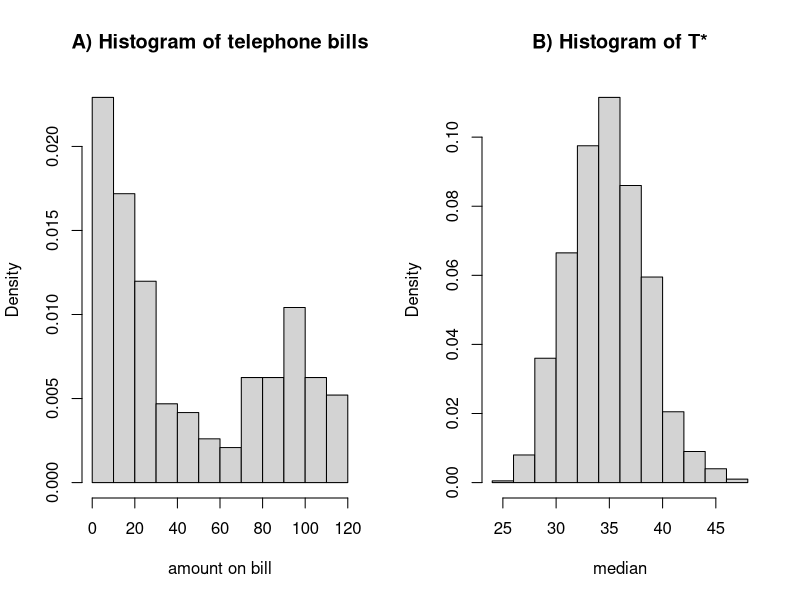
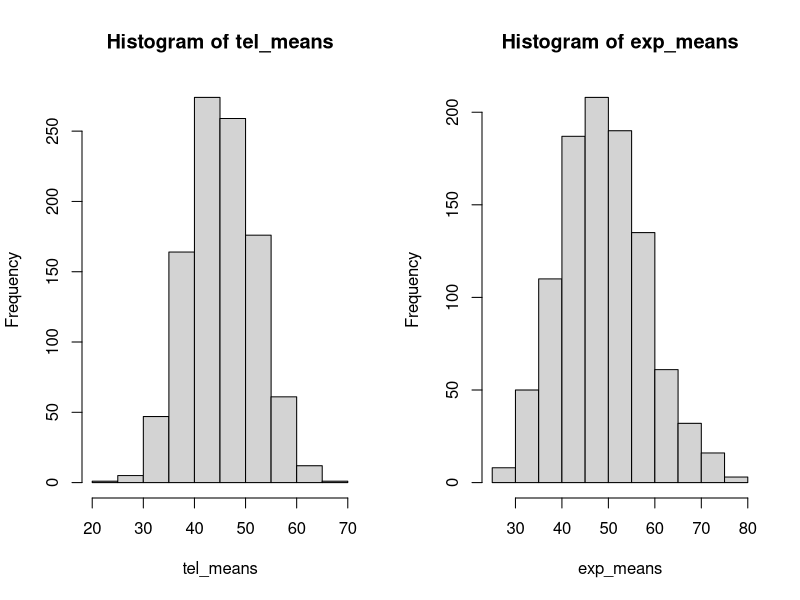
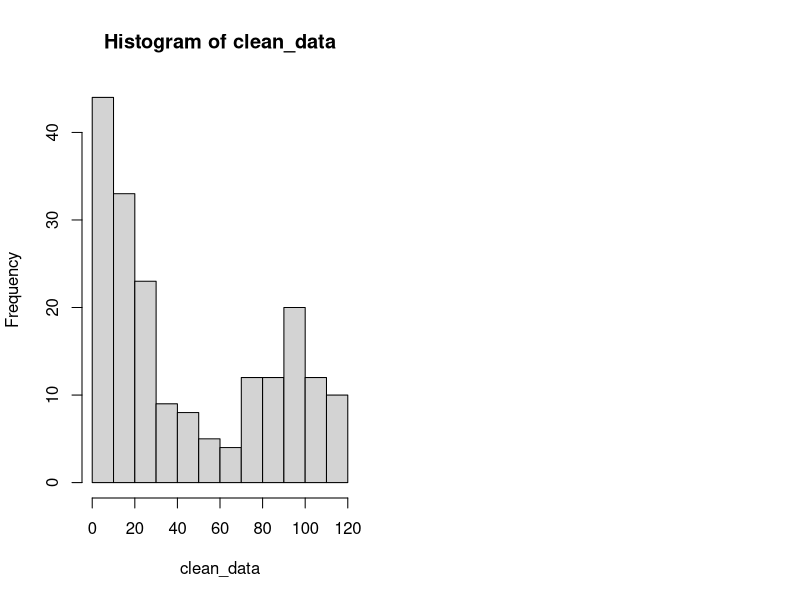
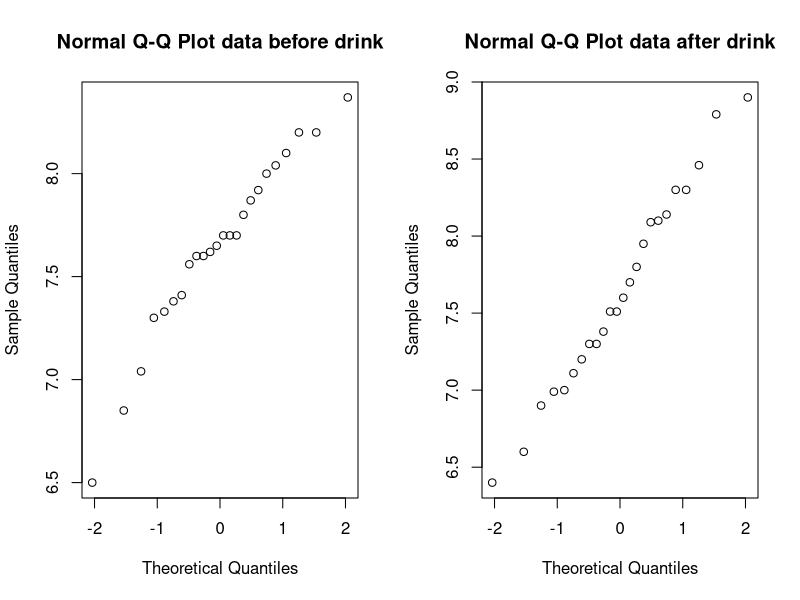
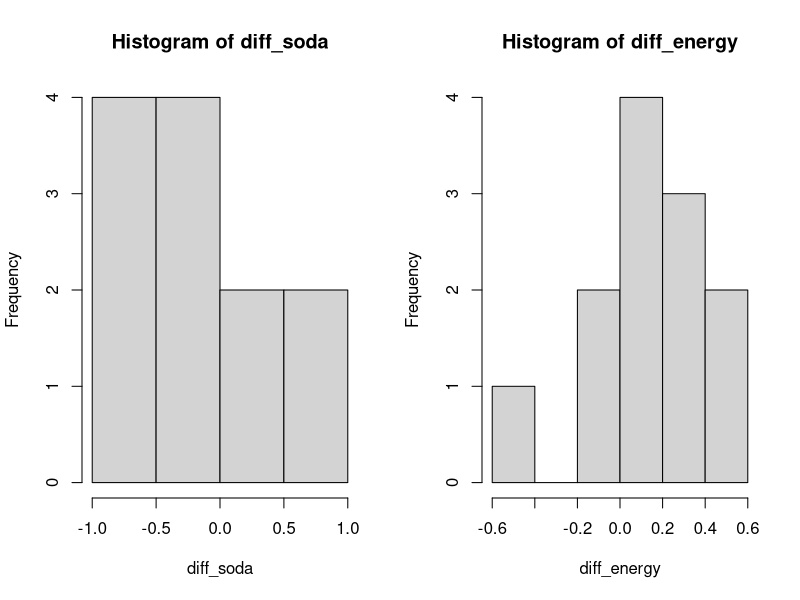
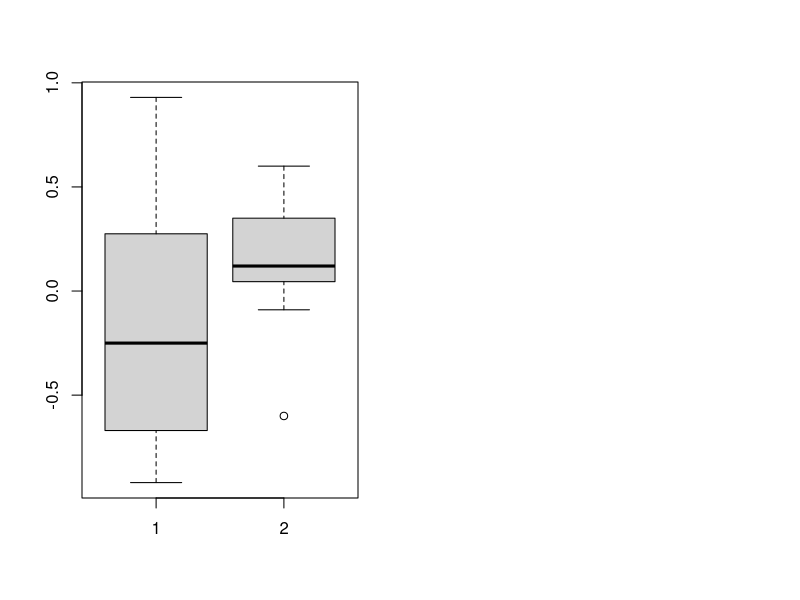

Reproduce these figures in R, in order.
# ASSIGNMENT 1 EXERCISE 3 #

# A

data = read.table(file = "telephone.txt", header=TRUE)
nonzero = apply(data, 1, function(row) all(row > 0))
clean_data = data[nonzero, ]
# 2 plots on 1 figure
par(mfrow=c(1,2))
hist(clean_data,prob=T, main="A) Histogram of telephone bills", xlab="amount on bill")

# B

# Median is test statistic
t = median(clean_data)
n = length(clean_data)
B = 1000
tstar = numeric(B)
# Lambda's ranging from 0.01, 0.02 ... up to 0.1
l = seq(0.01,0.1,by=0.01)

# Create a set of representative medians 
# for the exponential distribution
# with lambda varying between [0.01,0.1]
# and sample length equal to our data sample
for (i in 1:10) {
  for (j in 1:B) {
    xstar = rexp(n, l[i])  
    tstar[j] = median(xstar)
  }
  # Calculate the p-value
  pl=sum(tstar<t)/B
  pr=sum(tstar>t)/B
  p=2*min(pl,pr)
  # Print the p-value
  cat("p-value = ", p, "for lambda = ", l[i], "\n")
  if (p > 0.05){ # h0 is not rejected
    cat("H0 is not rejected with lambda = ", l[i], "\n")
    hist(tstar, prob = T, main = "B) Histogram of T*", xlab = "median")  
  }
}

#C

B = 1000
tstar = numeric(B)

for (i in 1:B){
  xstar = sample(clean_data, replace=TRUE)
  tstar[i] = median(xstar)
}

tstar25 = quantile(tstar,0.025)
tstar975 = quantile(tstar,0.975)
sum(tstar<tstar25)
c(2*t-tstar975,2*t-tstar25)

# D

# Assume this sample originate from an exponential distribution for an unknown lambda

# Use Central Limit Theorem for sample mean

B = 1000
sampleSize = 30
tel_means = numeric(B)
for (i in 1:B){
  sample = sample(clean_data, size = sampleSize)
  tel_means[i] = mean(sample)
}
t = median(tel_means)
#median tel_means  45.32217
hist(tel_means)

# Estimate lambda
#median exponential with lambda:
#0.1  10.44204
#0.05 20.12647
#0.04 24.57835
#0.03 32.43111
#0.02 48.11552
#0.01 101.3529
exp_means = numeric(n)
exp = rexp(1000, rate = 0.02)
for (i in 1:B){
  sample = sample(exp, size = sampleSize)
  exp_means[i] = mean(sample)
}
median(exp_means)
hist(exp_means)

#Therefore, we estimate lambda to be at rate 0.02.

# Construct 95% confidence interval for the population median

B = 1000
tstar = numeric(B)

for (i in 1:B){
  xstar = sample(tel_means, replace=TRUE)
  tstar[i] = median(xstar)
}

tstar25 = quantile(tstar,0.025)
tstar975 = quantile(tstar,0.975)
sum(tstar<tstar25)
c(2*t-tstar975,2*t-tstar25)
#97.5 % - 2.5 % 44.52959 45.32484 

# Comment on findings 

# E

#Using an appropriate test, 
#test the null hypothesis that the median bill is bigger or equal to 40 euro
#against the alternative that the median bill is smaller than 40 euro. 

# H 0            median bill >=  40 euro
# H alternative  median bill <   40 euro

hist(clean_data)
median(clean_data) #28.905
#Because the data originates from one sample and is not normally distributed,
#we perform a sign test.
x = sum(clean_data>=40)
n = length(clean_data)
binom.test(x,n,p=0.5)

#Next, design and perform a test
#to check whether the fraction of the bills less than 10 euro is at most 25%.



# ----------------------------------------------------------------------


# ASSIGNMENT 1 EXERCISE 4 #

# A

data = read.table(file = "run.txt", header=TRUE)

# Check for normality
par(mfrow=c(1,2))
qqnorm(data$before, main = "Normal Q-Q Plot data before drink")
qqnorm(data$after, main = "Normal Q-Q Plot data after drink")

# Pearson's correlation test
cor.test(data$before,data$after)

# B

# H0 : soda_before - soda_after = 0
soda = subset(data, drink=='lemo', select=c(before, after))
t.test(soda$before, soda$after, paired=TRUE)

# H0 energy_before - energy_after = 0
energy = subset(data, drink=='energy', select=c(before, after))
t.test(energy$before, energy$after, paired=TRUE)

# C 

n = nrow(soda)
diff_soda = numeric(n)
for (i in 1:n) {
  diff_soda[i] = soda$before[i] - soda$after[i]
}

m = nrow(energy)
diff_energy = numeric(m)
for (i in 1:m) {
  diff_energy[i] = energy$before[i] - energy$after[i]
}

# H0 : mean_diff_soda = mean_diff_energy

hist(diff_soda)
hist(diff_energy)
boxplot(diff_soda,diff_energy)

t.test(diff_soda,diff_energy)

# D
